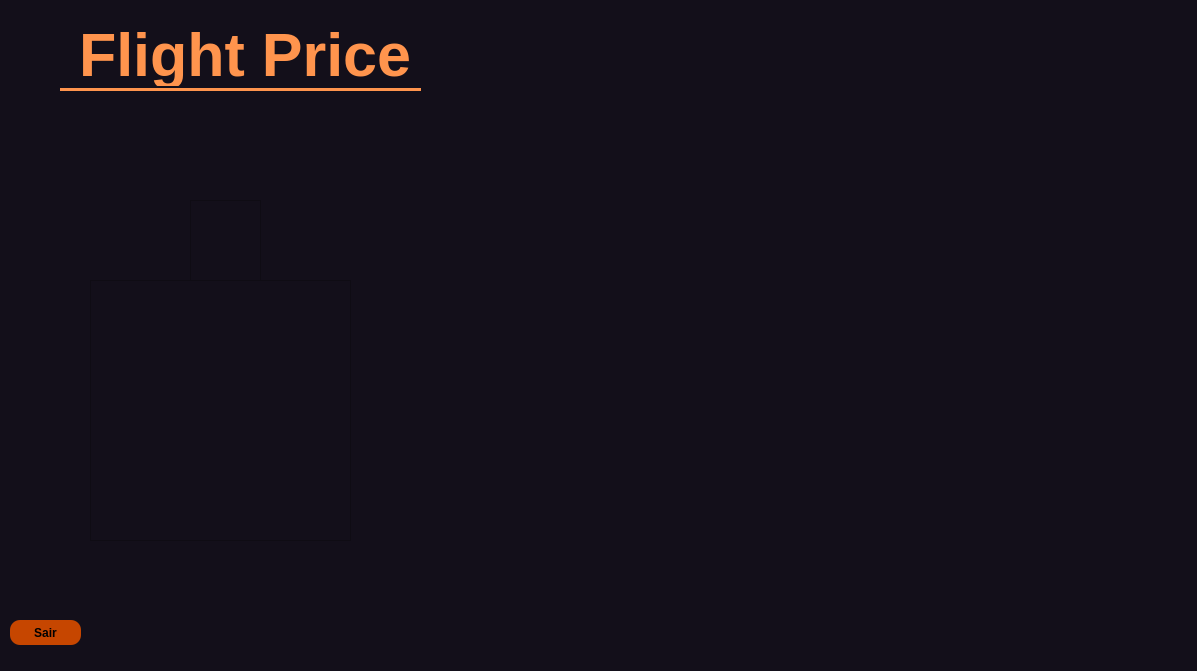
<?xml version="1.0" encoding="UTF-8"?>
<ui version="4.0">
 <class>MainWindow</class>
 <widget class="QMainWindow" name="MainWindow">
  <property name="geometry">
   <rect>
    <x>0</x>
    <y>0</y>
    <width>1197</width>
    <height>671</height>
   </rect>
  </property>
  <property name="minimumSize">
   <size>
    <width>1197</width>
    <height>671</height>
   </size>
  </property>
  <property name="maximumSize">
   <size>
    <width>1197</width>
    <height>671</height>
   </size>
  </property>
  <property name="windowTitle">
   <string>MainWindow</string>
  </property>
  <property name="styleSheet">
   <string notr="true">background-color: #130F1A;</string>
  </property>
  <widget class="QWidget" name="centralwidget">
   <widget class="QLabel" name="label">
    <property name="geometry">
     <rect>
      <x>60</x>
      <y>20</y>
      <width>361</width>
      <height>71</height>
     </rect>
    </property>
    <property name="font">
     <font>
      <pointsize>46</pointsize>
      <weight>75</weight>
      <bold>true</bold>
     </font>
    </property>
    <property name="styleSheet">
     <string notr="true">color: #FF944D;
border-bottom:3px solid #FF944D;
padding:2px;</string>
    </property>
    <property name="text">
     <string>Flight Price</string>
    </property>
   </widget>
   <widget class="QFrame" name="frame">
    <property name="geometry">
     <rect>
      <x>90</x>
      <y>280</y>
      <width>261</width>
      <height>261</height>
     </rect>
    </property>
    <property name="styleSheet">
     <string notr="true">background-image: url(:/newPrefix/mundo1.png);
background-repeat: no-repeat;</string>
    </property>
    <property name="frameShape">
     <enum>QFrame::StyledPanel</enum>
    </property>
    <property name="frameShadow">
     <enum>QFrame::Raised</enum>
    </property>
   </widget>
   <widget class="QFrame" name="frame_2">
    <property name="geometry">
     <rect>
      <x>190</x>
      <y>200</y>
      <width>71</width>
      <height>81</height>
     </rect>
    </property>
    <property name="styleSheet">
     <string notr="true">background-image: url(:/newPrefix/aviao (1).png);
background-repeat: no-repeat;</string>
    </property>
    <property name="frameShape">
     <enum>QFrame::StyledPanel</enum>
    </property>
    <property name="frameShadow">
     <enum>QFrame::Raised</enum>
    </property>
   </widget>
   <widget class="QPushButton" name="pushButton_3">
    <property name="geometry">
     <rect>
      <x>10</x>
      <y>620</y>
      <width>71</width>
      <height>25</height>
     </rect>
    </property>
    <property name="font">
     <font>
      <weight>75</weight>
      <bold>true</bold>
     </font>
    </property>
    <property name="cursor">
     <cursorShape>PointingHandCursor</cursorShape>
    </property>
    <property name="styleSheet">
     <string notr="true">QPushButton {
background-color: rgb(198, 70, 0);
color: black;
border-radius: 10px;}

QPushButton:hover {
background-color: white;
color: black;}</string>
    </property>
    <property name="text">
     <string>Sair</string>
    </property>
   </widget>
   <zorder>label</zorder>
   <zorder>frame_2</zorder>
   <zorder>frame</zorder>
   <zorder>pushButton_3</zorder>
  </widget>
  <widget class="QMenuBar" name="menubar">
   <property name="geometry">
    <rect>
     <x>0</x>
     <y>0</y>
     <width>1197</width>
     <height>22</height>
    </rect>
   </property>
  </widget>
 </widget>
 <resources>
  <include location="../../cast/poo-II/telas/imagens.qrc"/>
 </resources>
 <connections/>
</ui>
